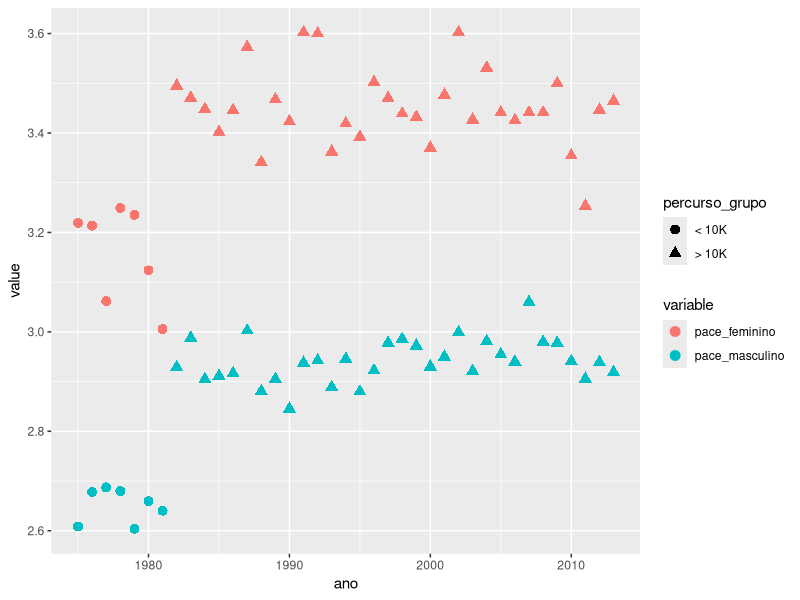
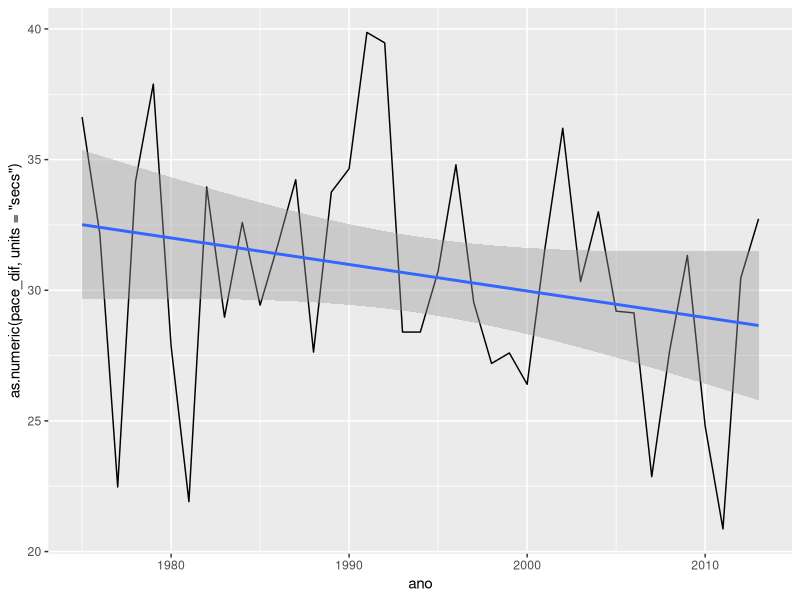
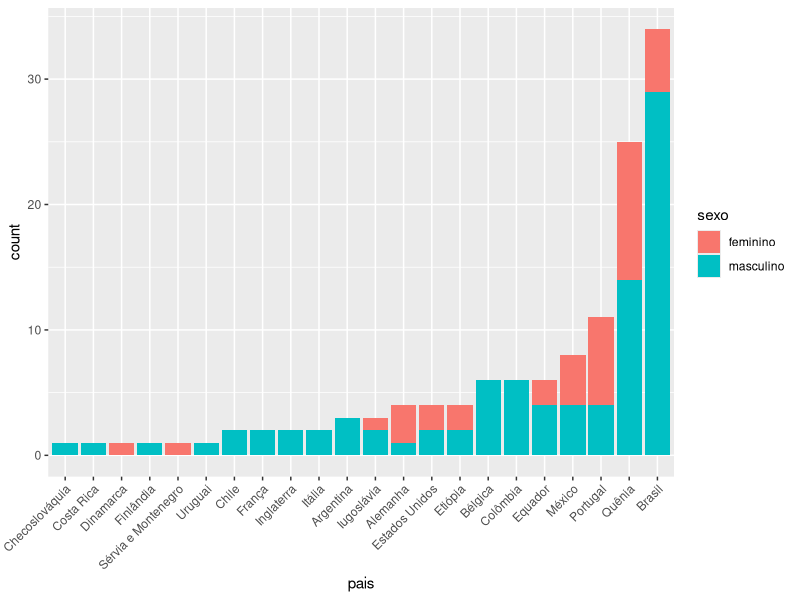
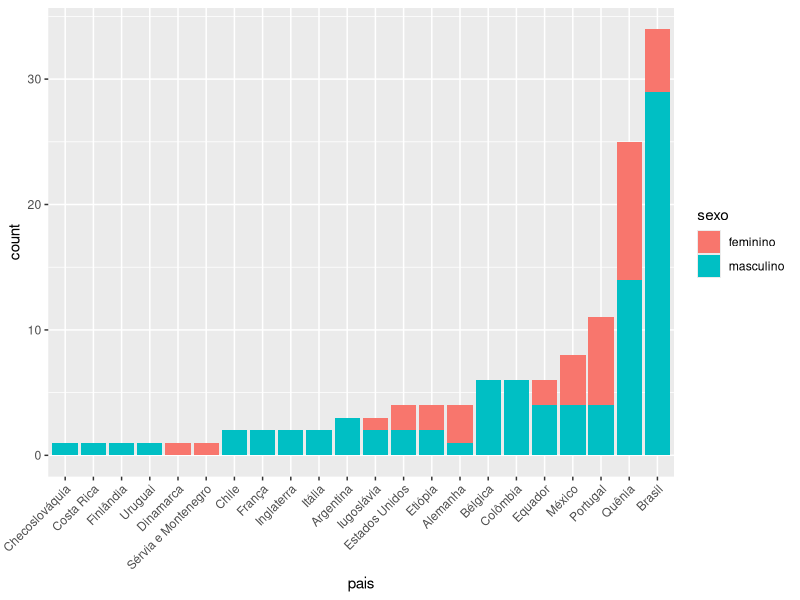
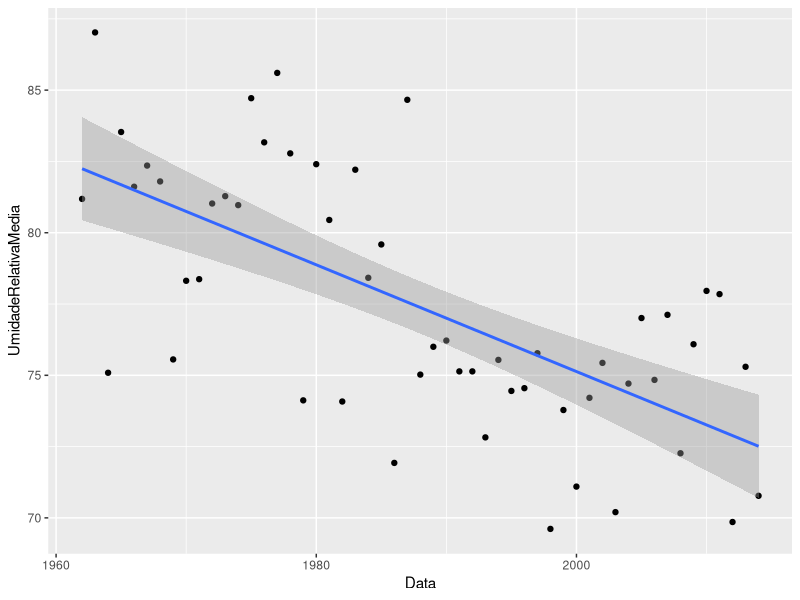
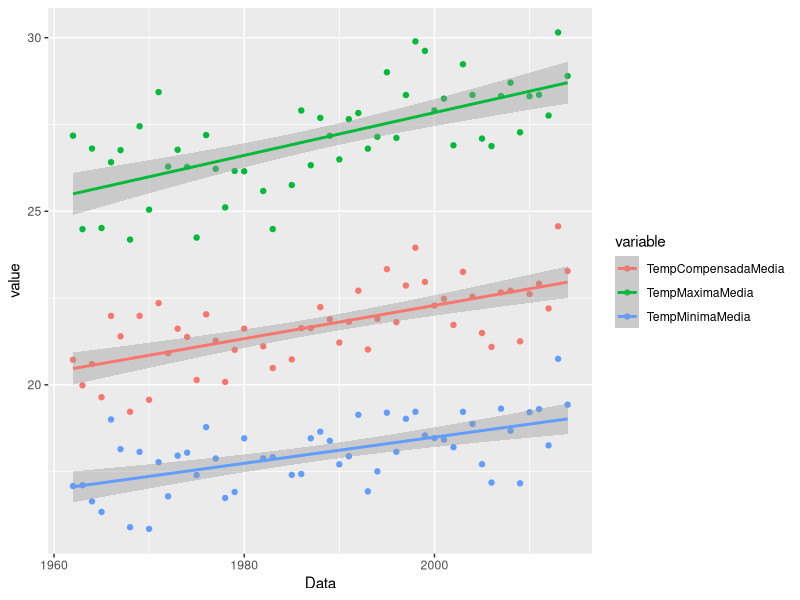
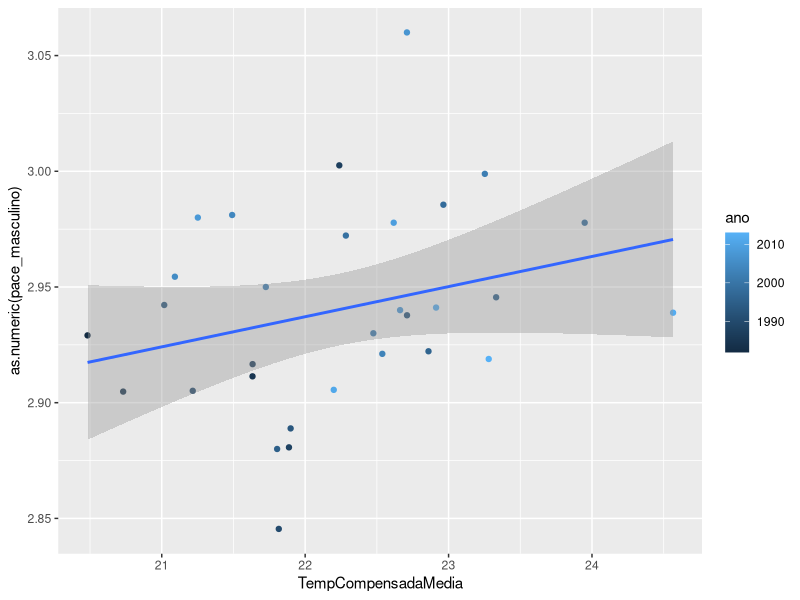
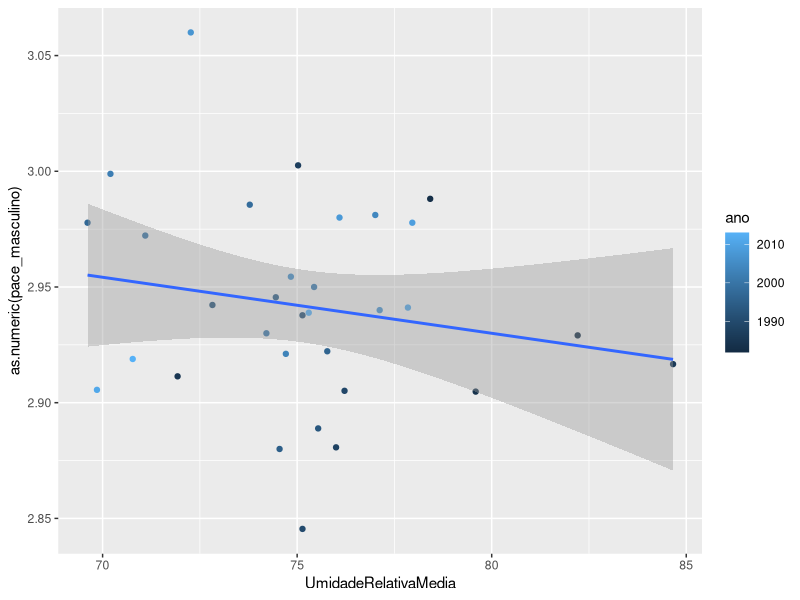

Here is the R script that generated these plots, in order:

library(ggplot2)
library(dplyr)
library(tidyr)
library(lubridate)

ss <- read.csv('saosilvestre.csv', header=TRUE, stringsAsFactor=FALSE)

# limpeza de dados (1) ----
ss <- ss %>% mutate(ano=ifelse(corrida == 90, 2014, ano))

ss <- ss %>%
  mutate(data=ISOdate(ano, 12, 31), 
         horario=paste(format(data, '%Y-%m-%d'), horario),
         tempo=as.difftime(tempo),
         pace=1000*tempo/percurso) %>% # criar data e pace e formatar tempo e horario
  arrange(ano, tempo) %>%              # ordenar por tempo
  group_by(ano) %>%                    # agrupar por ano e marcar masculino e feminino
  mutate(sexo=if (n() == 1) 'masculino' else c('masculino', 'feminino')) %>%
  ungroup

# limpeza de dados (2) ----
# dados faltantes
idx <- grep('^-', ss$pais)
ss[idx[1], 'pais'] <- 'Brasil'
ss[idx[2], 'pais'] <- 'Quênia'

idx <- grep('^$', ss$pais)
ss[idx, 'pais'] <- 'Brasil'

# percurso errado - atualiza o percurso e recalcula o pace.
# o pace ajuda a identificar o percurso errado
ss[which(ss$pace > 4),]$percurso <- 15000
ss <- ss %>% mutate(pace=1000*tempo/percurso)

# agrupamento por ano para comparar masculino e feminino
ss_ano <- ss %>%
  group_by(ano) %>% 
  summarise(corrida=n(), masculino=min(tempo), feminino=max(tempo), percurso=max(percurso)) %>%
  mutate(pace_masculino=1000*masculino/percurso, pace_feminino=1000*feminino/percurso) %>%
  mutate(percurso_grupo=cut(percurso, breaks=c(0,10000, 15000), labels=c('< 10K', '> 10K'))) %>%
  mutate(pace_dif=pace_feminino-pace_masculino) %>%
  select(ano, corrida, percurso_grupo, pace_masculino, pace_feminino, pace_dif)

ss_ano_m <- gather(ss_ano, variable, value, -ano, -corrida, -percurso_grupo, -pace_dif)
ss_ano_m <- ss_ano_m %>% mutate(value=as.numeric(value))


# análise pace_dif ----
# 
ggplot(data=filter(ss_ano_m, corrida == 2), aes(x=ano, y=value, colour=variable, shape=percurso_grupo)) +
  geom_point(size=3)

ggplot(data=filter(ss_ano, corrida == 2), aes(x=ano, y=as.numeric(pace_dif, units='secs'))) +
  geom_line() + stat_smooth(method='lm')

# análise da regressão pace_dif ~ ano
fit <- lm(as.numeric(pace_dif) ~ ano, data=filter(ss_ano, corrida == 2))
summary(fit)

# análise de vitórias por pais ----
tb_pais <- table(ss$pais)
ss_pais <- ss %>% mutate(pais=factor(pais, levels=names(tb_pais)[order(tb_pais)]))

ggplot(data=ss_pais, aes(pais, fill=sexo)) +
  geom_bar() +
  theme(axis.text.x=element_text(angle=45, hjust=1))

tb_pais <- table(ss$pais)
tb_pais_s <- table(ss$pais, ss$sexo)
.levels <- names(tb_pais)[order(tb_pais, tb_pais_s[,1], tb_pais_s[,2])]
ss_pais <- ss %>% mutate(pais=factor(pais, levels=.levels))

ggplot(data=ss_pais, aes(pais, fill=sexo)) +
  geom_bar() +
  theme(axis.text.x=element_text(angle=45, hjust=1))

# análise de vitórias por pais acumuladas ----


# análise de umidade relativa ----
#
temp <- read.csv('temperatura.csv', header=TRUE, stringsAsFactor=FALSE)
temp <- temp %>%
  mutate(Data=dmy(Data))

ggplot(data=temp, aes(x=Data, y=UmidadeRelativaMedia)) + geom_point() + stat_smooth(method='lm')

fit <- lm(as.numeric(UmidadeRelativaMedia) ~ year(Data), data=temp)
summary(fit)

ggplot(data=gather(temp, variable, value, -Data, -UmidadeRelativaMedia), aes(x=Data, y=value, colour=variable)) +
  geom_point() + stat_smooth(method='lm')

fit <- lm(as.numeric(TempCompensadaMedia) ~ year(Data), data=temp)
summary(fit)

# relacionando pace masculino e UmidadeRelativaMedia e TempCompensadaMedia
temp <- temp %>% mutate(ano=year(Data))
ss_temp <- merge(ss_ano, temp, by='ano')

ggplot(data=filter(ss_temp, percurso_grupo == '> 10K'), aes(x=TempCompensadaMedia, y=as.numeric(pace_masculino), colour=ano)) +
  geom_point() + stat_smooth(method='lm')

ggplot(data=filter(ss_temp, percurso_grupo == '> 10K'), aes(x=UmidadeRelativaMedia, y=as.numeric(pace_masculino), colour=ano)) +
  geom_point() + stat_smooth(method='lm')

fit <- lm(as.numeric(UmidadeRelativaMedia) ~ as.numeric(pace_masculino), data=ss_temp)
summary(fit)

fit <- lm(as.numeric(TempCompensadaMedia) ~ as.numeric(pace_masculino), data=ss_temp)
summary(fit)
